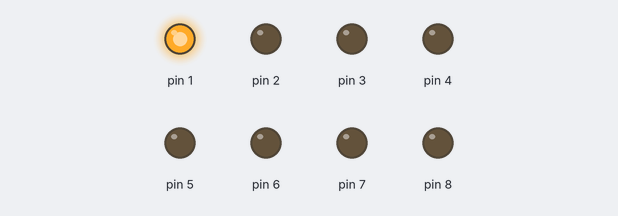
This sketch was run on a simulated Arduino Uno, built with avr-gcc and run on an emulated ATmega328P. On the bench: output pins drawn as LEDs (lit = HIGH).

Above: at 0.05 s.
At 0.65 s:
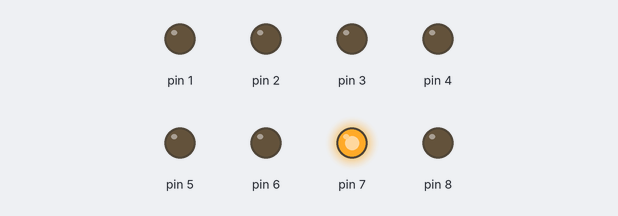
At 1.25 s:
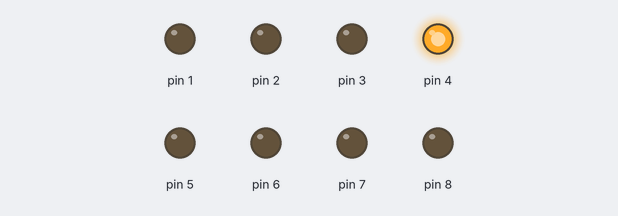
At 1.75 s:
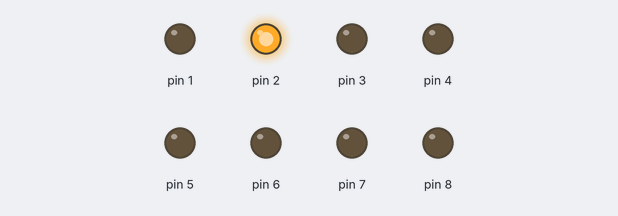
At 2.4 s:
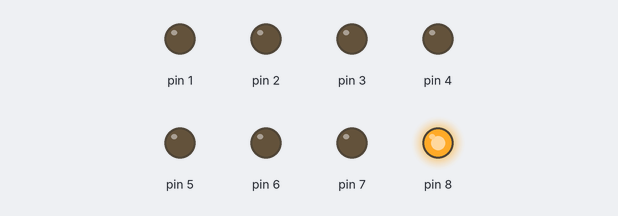
At 3.45 s:
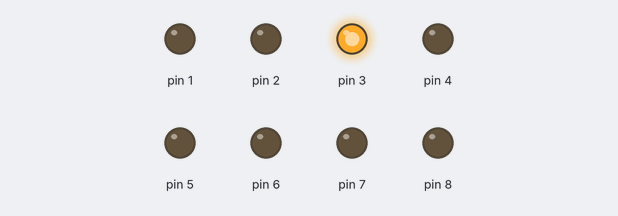
Timing chart, 0 to 3.8 s (numbered marks = the images above):
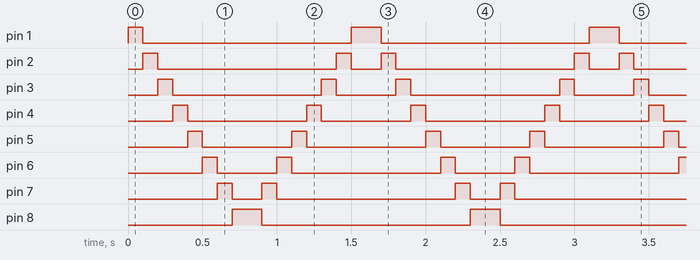

Measured:
- by itself, pin 1: repeats every 1.6 s: LOW 1.4 s, HIGH 0.20 s
- by itself, pin 2: repeats every 1.6 s: LOW 1.2 s, HIGH 0.10 s, LOW 0.20 s, HIGH 0.10 s
- by itself, pin 3: repeats every 1.6 s: LOW 1.0 s, HIGH 0.10 s, LOW 0.40 s, HIGH 0.10 s
- by itself, pin 4: repeats every 1.6 s: LOW 0.80 s, HIGH 0.10 s, LOW 0.60 s, HIGH 0.10 s
- by itself, pin 5: repeats every 1.6 s: LOW 0.60 s, HIGH 0.10 s, LOW 0.80 s, HIGH 0.10 s
- by itself, pin 6: repeats every 1.6 s: LOW 0.40 s, HIGH 0.10 s, LOW 1.0 s, HIGH 0.10 s
- by itself, pin 7: repeats every 1.6 s: LOW 0.20 s, HIGH 0.10 s, LOW 1.2 s, HIGH 0.10 s
- by itself, pin 8: alternates HIGH for 0.20 s and LOW for 1.4 s

The sketch:

SA2_SuperMaquiCerto.ino
```cpp
int timer = 100;    //Quanto maior o tempo, mais devagar
void setup() {
  // Usando o laço de repetição para configurar o modo de uso de que use o menos de linhas possiveis
  for (int pino = 1; pino <= 8; pino++) {
    pinMode(pino, OUTPUT);
  }
}

void loop() {
  for (int pino = 1; pino <= 8; pino++) { // Loop do mais baixo para o mais alto:
    digitalWrite(pino, HIGH); //  Liga o pino
    delay(timer);
    digitalWrite(pino, LOW); //  Desliga o pino:
  }
  for (int pino = 8; pino >= 1; pino--) { // Loop do mais alto para o mais baixo:
    digitalWrite(pino, HIGH); //  Liga o pino
    delay(timer);
    digitalWrite(pino, LOW); //  Desliga os pinos:
  }
}
```
